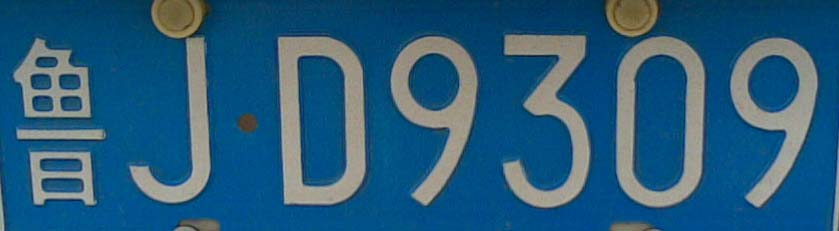
%> input picture 大作业/I/鲁JD9309.jpg, 839 x 231 px
$ octave luJD9309.m   (GNU Octave 9; MATLAB toolbox functions it lacks are replaced by stand-ins)
%> lines starting %> are read from the running program, lines starting %| are printed output that depends on the picture; in (x1, y1, x2, y2) boxes, pixels count from 0 and x2, y2 are one past the last pixel; in counts of white or black regions, pixels touching at a corner belong together; the program's own positions count from 1
 im=imread('I/鲁JD9309.jpg');%读取车牌
%> im is the input picture: size 231x839x3 uint8; mean R, G, B 39.6, 91.4, 123.7
figure%画一个窗口
subplot(4,1,1),imshow(im);%4 1 1 意思是这个窗口有四行，一列  最后的1的意思是这是第一个
title('原图')
gray=rgb2gray(im);%灰度化
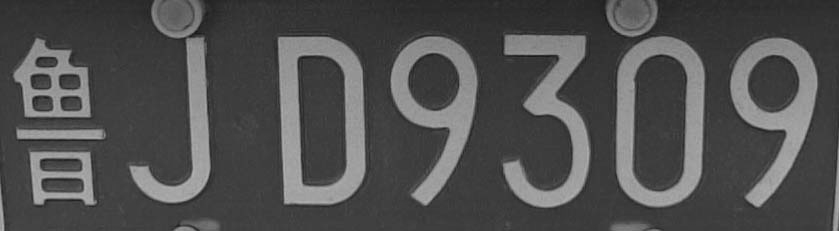
%> gray: size 231x839 uint8; min 22, max 179, mean 79.5
level=graythresh(gray);%求阈值
%> level = 0.404
bw=im2bw(gray,level);%转化为二值图像
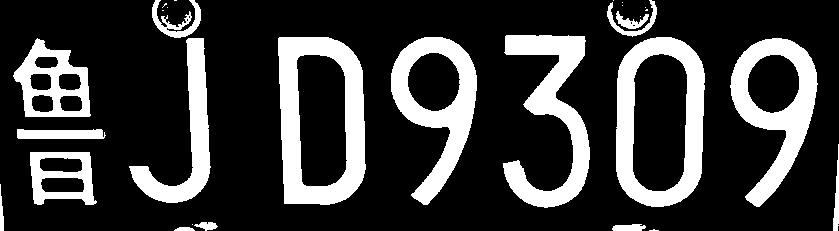
%> bw: size 231x839 logical; 22.5% white; 29 white regions (12 under 20 px), largest, box (x1, y1, x2, y2) and area: (278, 37, 366, 205) 7526, (616, 37, 705, 207) 6724, (503, 35, 590, 208) 6085
set(gcf,'Name','车牌分割')%窗口标题

subplot(4,1,2),imshow(bw);%两行一列
title('二值化');


[m,n]=size(bw);%求二值化后车牌的长和宽，m是高，n是宽
%> m = 231; n = 839
% 求垂直投影


%对车牌进行再处理，把边缘噪声背景变为黑色，便于下一步的分割以及识别。
for x=1:m%对图片从上往下进行扫描
    count=0;
    for z=1:n-1
        if bw(x,z)*bw(x,z+1)==0
            if bw(x,z)==1 || bw(x,z+1)==1
                count=count+1;
            end

        end
    end
    if count<14          %跳变次数小于十四次（跳变就是从0到1或者1到0）                就认为是噪声， 把他变为背景色：黑色
        bw(x,1:n)=0;
    end;
end
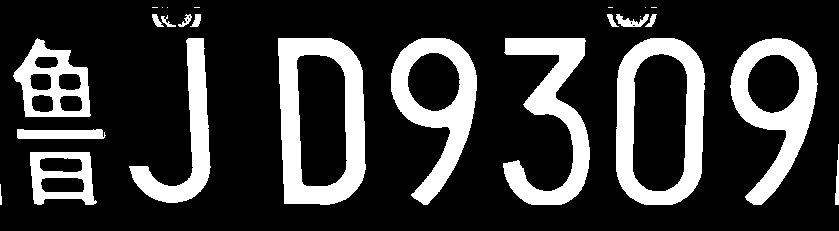
%> bw: size 231x839 logical; 21.6% white; 26 white regions (8 under 20 px), largest, box (x1, y1, x2, y2) and area: (278, 38, 366, 205) 7476, (616, 38, 705, 205) 6671, (503, 38, 590, 205) 5833
%下面进行左右两边的噪声消除


for z=1:n*0.04%车牌左边
    temp=sum(bw(1:m,z));
    if temp<0.5*m
        bw(1:m,z)=0;
    end
end
%> this loop made 33 passes
%> temp on passes 1 to 12: 21, 9, 0, 0, 0, 0, 0, 0, 0, 0, 0, 0
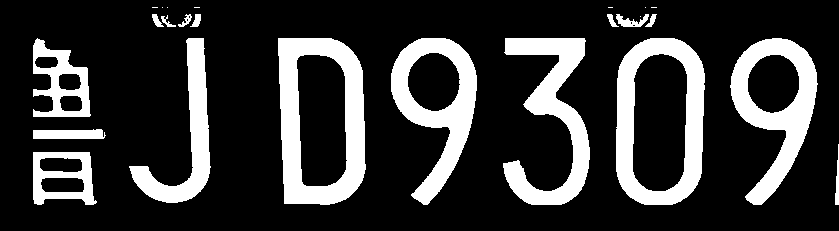
%> bw: size 231x839 logical; 21.1% white; 25 white regions (8 under 20 px), largest, box (x1, y1, x2, y2) and area: (278, 38, 366, 205) 7476, (616, 38, 705, 205) 6671, (503, 38, 590, 205) 5833

for z=int32(0.96*n):n%车牌右边
    temp=sum(bw(1:m,z));
    if temp<0.5*m
        bw(1:m,z)=0;
    end
end
%> this loop made 35 passes
%> temp on passes 1 to 12: 90, 86, 83, 78, 74, 68, 64, 59, 53, 46, 40, 29
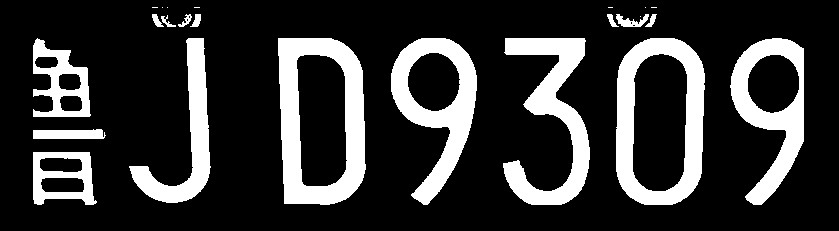
%> bw: size 231x839 logical; 20.6% white; 24 white regions (8 under 20 px), largest, box (x1, y1, x2, y2) and area: (278, 38, 366, 205) 7476, (616, 38, 705, 205) 6671, (503, 38, 590, 205) 5833


for y=1:n
     S(y)=sum(bw(1:m,y));
end
%> after the loop, S = 839 values, max 172 at index 196, min 0 at index 1, mean 47.58

y=1:n;
%> y = 839 values from 1 to 839
subplot(413),imshow(bw);
title('背景处理');

for y=1:n
     S(y)=sum(bw(1:m,y));
end
y=1:n;


%=========================   字符分割   ============================
X=[];                               %用来存放水平分割线的横坐标
flag=0;
for j=1:size(bw,2)
    sum_y=sum(bw(:,j));
    if logical(sum_y)~=flag         %列和有变化时，记录下此列
        X=[X j];
        flag=logical(sum_y);
    end
end
%> this loop made 839 passes
%> (sum_y, flag) on pass 34: (102, true)
%> after the loop, X = [34 107 130 212 279 367 392 478 504 591 608 706 731 805]; flag = false
figure
for n=1:7
%> this loop made 7 passes; what is shown inside it comes from the first
    char=bw(:,X(2*n-1):X(2*n)-1); %进行粗分割
    for i=1:size(char,1)            %这两个for循环对分割字符的上下进行裁剪
        if sum(char(i,:))~=0
            top=i;
            break
        end
    end
    for i=1:size(char,1)
        if sum(char(size(char,1)-i,:))~=0
            bottom=size(char,1)-i;
            break
        end
    end
    char=char(top:bottom,:);
    subplot(2,4,n);imshow(char);
%> after `imshow(char)`:
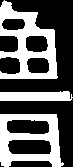
%> displayed picture: size 167x73 logical; 37.6% white; 3 white regions, box (x1, y1, x2, y2) and area: (0, 0, 58, 79) 2136, (0, 114, 64, 167) 1801, (0, 91, 73, 101) 646
    char=imresize(char,[32,16],'nearest'); %归一化为32*16的大小，以便模板匹配
    eval(strcat('Char_',num2str(n),'=char;'));  %将分割的字符放入Char_i中
end
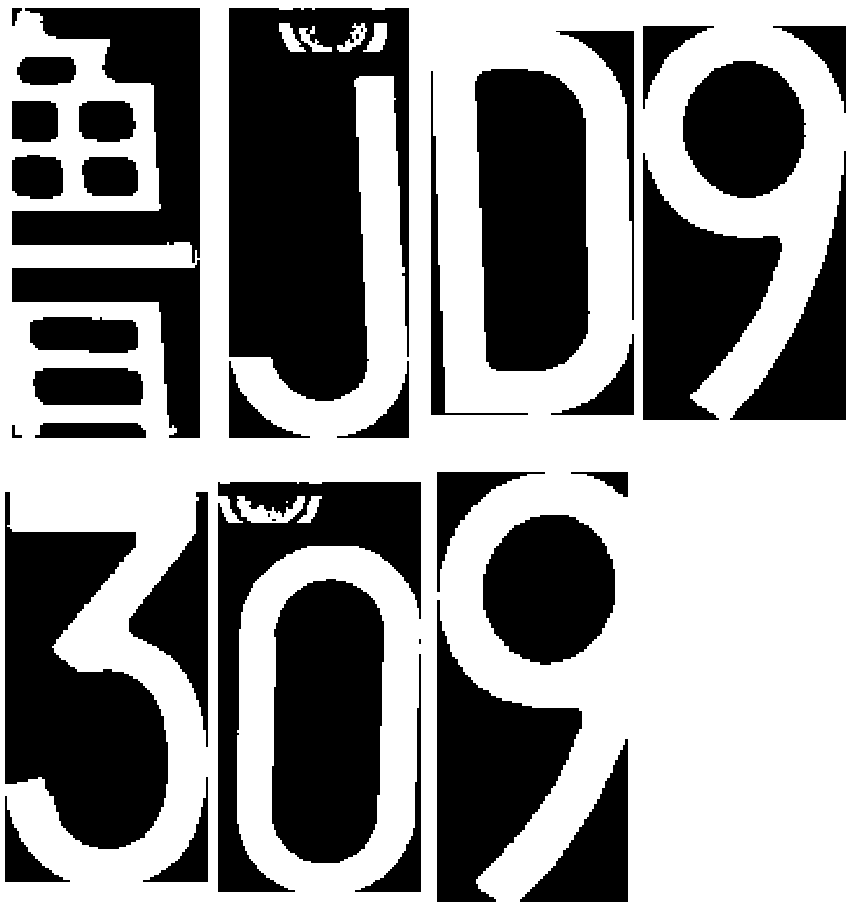
%> figure redrawn from the program's plot data, 7 panels
